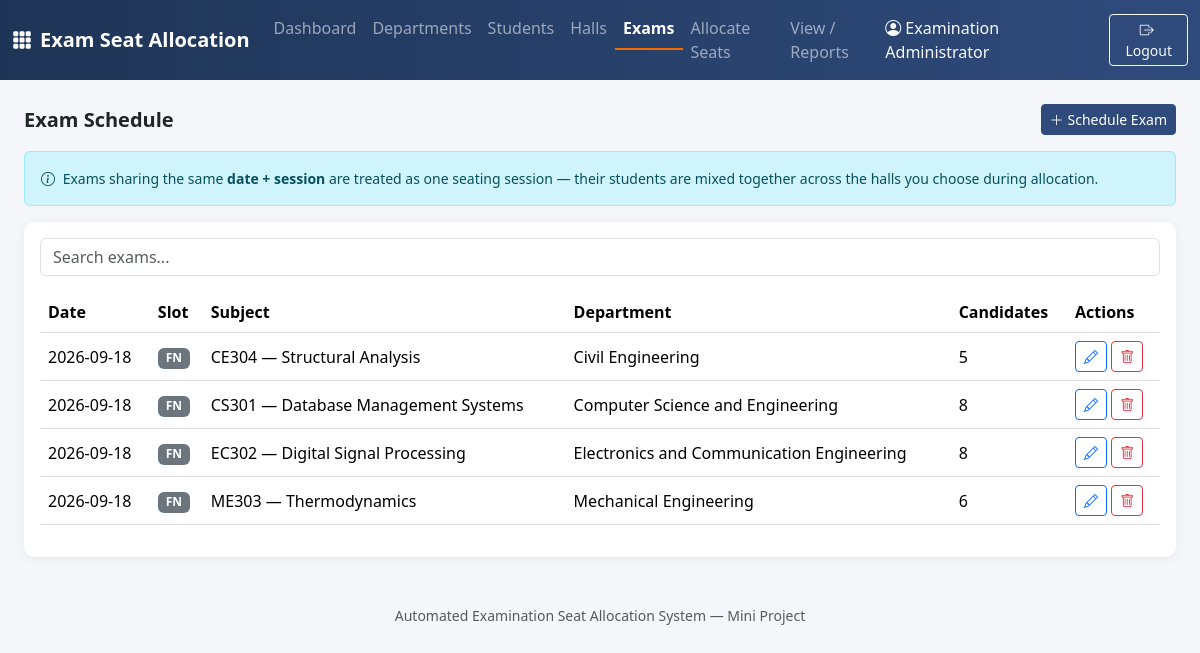
Page /exams.php (signed in) on the committed database.
### tables this page shows
CREATE TABLE IF NOT EXISTS exams (
    id INT AUTO_INCREMENT PRIMARY KEY,
    subject_code VARCHAR(20) NOT NULL,
    subject_name VARCHAR(150) NOT NULL,
    department_id INT NOT NULL,
    exam_date DATE NOT NULL,
    session_slot ENUM('FN','AN') NOT NULL DEFAULT 'FN',
    FOREIGN KEY (department_id) REFERENCES departments(id) ON DELETE CASCADE
);

CREATE TABLE IF NOT EXISTS departments (
    id INT AUTO_INCREMENT PRIMARY KEY,
    dept_code VARCHAR(10) NOT NULL UNIQUE,
    dept_name VARCHAR(100) NOT NULL
);

### includes/functions.php (called while the page is built, shortened)
<?php
function h(?string $s): string {
    return htmlspecialchars($s ?? '', ENT_QUOTES, 'UTF-8');
}

### exams.php (the view, shortened to what this page needs)
<?php
require_once __DIR__ . '/includes/db.php';
require_once __DIR__ . '/includes/functions.php';
$exams = $pdo->query(
    "SELECT e.*, d.dept_name, d.dept_code,
     (SELECT COUNT(*) FROM students s WHERE s.department_id = e.department_id) as candidate_count
     FROM exams e JOIN departments d ON d.id = e.department_id
     ORDER BY e.exam_date, e.session_slot, d.dept_code"
)->fetchAll();
require __DIR__ . '/includes/header.php';
?>
<div class="d-flex justify-content-between align-items-center mb-3">
  <h5 class="fw-bold mb-0">Exam Schedule</h5>
  <button class="btn btn-primary btn-sm" data-bs-toggle="modal" data-bs-target="#addModal"><i class="bi bi-plus-lg me-1"></i>Schedule Exam</button>
</div>
<div class="alert alert-info small">
  <i class="bi bi-info-circle me-1"></i>
  Exams sharing the same <strong>date + session</strong> are treated as one seating session — their students are mixed together across the halls you choose during allocation.
</div>
<div class="card p-3">
  <input type="text" id="tableFilter" class="form-control mb-3 w-auto" placeholder="Search exams...">
  <div class="table-responsive">
    <table class="table table-hover align-middle" id="dataTable">
      <thead><tr><th>Date</th><th>Slot</th><th>Subject</th><th>Department</th><th>Candidates</th><th class="no-print">Actions</th></tr></thead>
      <tbody>
      <?php foreach ($exams as $e): ?>
        <tr>
          <td><?= h($e['exam_date']) ?></td>
          <td><span class="badge bg-secondary"><?= h($e['session_slot']) ?></span></td>
          <td><?= h($e['subject_code']) ?> — <?= h($e['subject_name']) ?></td>
          <td><?= h($e['dept_name']) ?></td>
          <td><?= (int)$e['candidate_count'] ?></td>
          <td class="no-print">
            <button class="btn btn-sm btn-outline-primary" data-bs-toggle="modal" data-bs-target="#editModal<?= $e['id'] ?>"><i class="bi bi-pencil"></i></button>
            <form action="exams.php" method="post" class="d-inline">
              <button class="btn btn-sm btn-outline-danger confirm-delete"><i class="bi bi-trash"></i></button>
            </form>
          </td>
        </tr>
      <?php endforeach; ?>
      </tbody>
    </table>
  </div>
</div>
<?php require __DIR__ . '/includes/footer.php'; ?>

### assets/css/style.css (style rules this page uses)
:root { --primary: #2f4b7c; --primary-dark: #1f3557; --accent: #ef6c00; }
body { background: #f4f6fa; font-family: 'Segoe UI', Roboto, Arial, sans-serif; }
.card { border: none; border-radius: 10px; box-shadow: 0 2px 10px rgba(0,0,0,0.06); }
.btn-primary { background-color: var(--primary); border-color: var(--primary); }

### rows in the picture
exams: exam_date "2026-09-18", session_slot "FN", subject_code "CE304", subject_name "Structural Analysis", department.dept_name "Civil Engineering", candidate_count "5"
exams: exam_date "2026-09-18", session_slot "FN", subject_code "CS301", subject_name "Database Management Systems", department.dept_name "Computer Science and Engineering", candidate_count "8"
exams: exam_date "2026-09-18", session_slot "FN", subject_code "EC302", subject_name "Digital Signal Processing", department.dept_name "Electronics and Communication Engineering", candidate_count "8"
exams: exam_date "2026-09-18", session_slot "FN", subject_code "ME303", subject_name "Thermodynamics", department.dept_name "Mechanical Engineering", candidate_count "6"

### other values in the picture
current_staff_name() "Examination Administrator"
